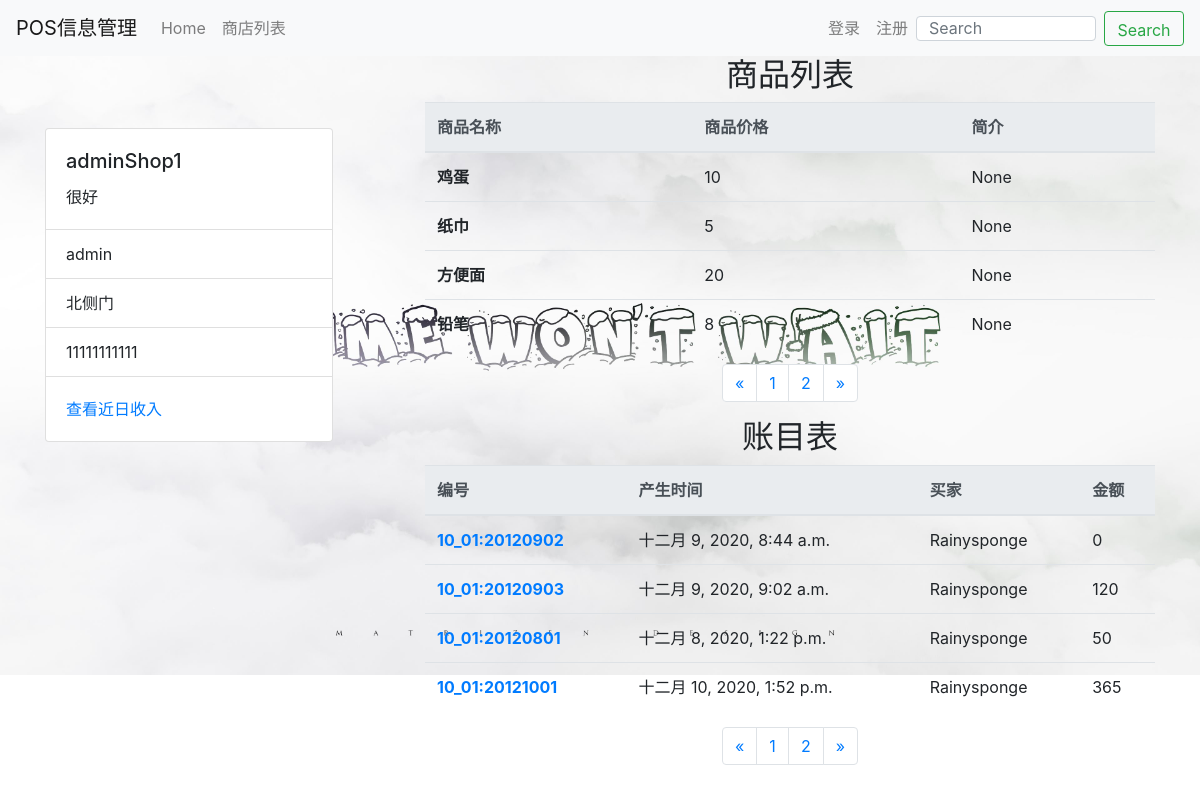
/store/shop_info/1, run on the app's committed database.
### store/models.py (models this page shows, shortened)
class Shop(models.Model):
    shop_id = models.CharField(max_length=12, null=True)  # 商店编号————为一个用户开多个店铺做准备
    shop_name = models.CharField(max_length=32, null=True)
    shop_owner = models.ForeignKey(User, null=True, on_delete=models.CASCADE)
    shop_position = models.CharField(max_length=32, null=True)
    phone_number = models.CharField(max_length=11, null=True)
    contends = models.TextField(null=True)
    create_time = models.DateTimeField(auto_now_add=True)
    last_update = models.DateTimeField(auto_now=True)
    is_active = models.BooleanField(default=True)

class Commodity(models.Model):
    shop = models.ForeignKey(Shop, on_delete=models.DO_NOTHING, null=True)
    commodity_price = models.IntegerField(default=1)
    commodity_name = models.CharField(max_length=10)
    commodity_contends = models.TextField(null=True)

class Pay(models.Model):
    pay_No = models.CharField(max_length=24, null=True)
    shop = models.ForeignKey(Shop, on_delete=models.DO_NOTHING, null=True)
    POS = models.ForeignKey(PosInfo, on_delete=models.DO_NOTHING, null=True)
    buyer_id = models.ForeignKey(User, on_delete=models.DO_NOTHING)
    pay_time = models.DateTimeField(default=timezone.now)
    pay_money = models.IntegerField(default=0)

### store/views.py (the view)
# urls.py: path('shop_info/<int:shop_pk>', views.shop_info, name='shop_info'),
def shop_info(request, shop_pk):
    shop_info_list = Shop.objects.get(pk=shop_pk)
    commodity_list = Commodity.objects.filter(shop=shop_info_list)
    paginator = Paginator(commodity_list, 4)  # 每2页进行分页
    page_num = request.GET.get('page', 1)
    page_of_commodity = paginator.get_page(page_num)
    pay_list = Pay.objects.filter(shop=shop_info_list)
    paginator1 = Paginator(pay_list, 4)  # 每2页进行分页
    page_num1 = request.GET.get('page1', 1)
    page_of_pay = paginator1.get_page(page_num1)
    context = {}
    context['shop_info_list'] = shop_info_list
    context['commodity_list'] = page_of_commodity
    context['pay_list'] = page_of_pay
    return render(request, 'store/shop_info.html', context)

### store/templates/store/shop_info.html (shortened to what this page needs)
{% extends 'base.html' %}
{% block bodyBack %}
<body background="/media/back4.jpeg" style="background-repeat:no-repeat ;background-size:100%,100%; background-attachment: fixed;">
{% endblock %}
{% block content %}
    <div class="container">
        <div class="row">
            <div class="col-md-4">
                <br>
                <br>
                <br>
                <div class="card" style="width: 18rem;">
                  <div class="card-body">
                    <h5 class="card-title">{{ shop_info_list.shop_name }}</h5>
                    <p class="card-text">{{ shop_info_list.contends }}</p>
                  </div>
                  <ul class="list-group list-group-flush">
                    <li class="list-group-item">{{ shop_info_list.shop_owner }}</li>
                    <li class="list-group-item">{{ shop_info_list.shop_position }}</li>
                    <li class="list-group-item">{{ shop_info_list.phone_number }}</li>
                  </ul>
                  <div class="card-body">
                    <a href="{% url 'shop_info_with_charts' shop_info_list.pk %}" class="card-link">查看近日收入</a>
                  </div>
                </div>
            </div>
            <div class="col-md-8">
                <h2 style="text-align: center">商品列表</h2>
                <table class="table">
                    <thead class="thead-light">
                      <tr>
                        <th scope="col">商品名称</th>
                        <th scope="col">商品价格</th>
                        <th scope="col">简介</th>
                      </tr>
                    </thead>
                    <tbody>
                        {% for commodity in commodity_list %}
                                <tr>
                                    <th scope="row">{{ commodity.commodity_name }}</th>
                                    <td>{{ commodity.commodity_price }}</td>
                                    <td>{{ commodity.commodity_contends }}</td>
                                </tr>
                        {% empty %}
                            <p>没有数据哦~</p>
                        {% endfor %}
                    </tbody>
                </table>
            <nav aria-label="Page navigation example">
                    <ul class="pagination justify-content-center ">
                        <li class="page-item">
                            {% if commodity_list.has_previous %}
                                <a class="page-link" href="?page={{ commodity_list.pageprevious_page_number }}" aria-label="Previous">
                                    <span aria-hidden="true">&laquo;</span>
                                </a>
                            {% else %}
                                <a class="page-link" href="#" aria-label="Previous">
                                <span aria-hidden="true">&laquo;</span>
                                </a>
                            {% endif %}
                        </li>
                        {% for page_num in commodity_list.paginator.page_range %}
                         <li class="page-item"><a class="page-link" href="?page={{ page_num }}">{{ page_num }}</a></li>
                        {% endfor %}
                        <li class="page-item">
                            {% if commodity_list.has_next %}
                                <a class="page-link" href="?page={{ commodity_list.next_page_number }}" aria-label="Next">
                                    <span aria-hidden="true">&raquo;</span>
                                </a>
                            {% else %}
                                <a class="page-link" href="#" aria-label="Next">
                                    <span aria-hidden="true">&raquo;</span></a>
                            {% endif %}
                        </li>
                    </ul>
            </nav>
                <h2 style="text-align: center">账目表</h2>
                <table class="table">
                    <thead class="thead-light">
                      <tr>
                        <th scope="col">编号</th>
                        <th scope="col">产生时间</th>
                        <th scope="col">买家</th>
                        <th scope="col">金额</th>
                      </tr>
                    </thead>
                    <tbody>
                        {% for pay_item in pay_list %}
                                <tr>
                                    <th scope="row">
                                        <a href="{% url 'orders_in_pay' pay_item.pk %}">{{ pay_item.pay_No }}</a>
                                    </th>
                                    <td>{{ pay_item.pay_time }}</td>
                                    <td>{{ pay_item.buyer_id.username }}</td>
                                    <td>{{ pay_item.pay_money }}</td>
                                </tr>
                        {% empty %}
                            <p>没有数据哦~</p>
                        {% endfor %}
                    </tbody>
                </table>
            <nav aria-label="Page navigation ">
                    <ul class="pagination justify-content-center ">
                        <li class="page-item">
                            {% if pay_list.has_previous %}
                                <a class="page-link" href="?page1={{ pay_list.pageprevious_page_number }}" aria-label="Previous">
                                    <span aria-hidden="true">&laquo;</span>
                                </a>
                            {% else %}
                                <a class="page-link" href="#" aria-label="Previous">
                                <span aria-hidden="true">&laquo;</span>
                                </a>
                            {% endif %}
                        </li>
                        {% for page_num in pay_list.paginator.page_range %}
                         <li class="page-item"><a class="page-link" href="?page1={{ page_num }}">{{ page_num }}</a></li>
                        {% endfor %}
                        <li class="page-item">
                            {% if pay_list.has_next %}
                                <a class="page-link" href="?page={{ pay_list.next_page_number }}" aria-label="Next">
                                    <span aria-hidden="true">&raquo;</span>
                                </a>
                            {% else %}
                                <a class="page-link" href="#" aria-label="Next">
                                    <span aria-hidden="true">&raquo;</span></a>
                            {% endif %}
                        </li>
                    </ul>
            </nav>
            </div>
        </div>
    </div>
{% endblock %}

### data on the page
Shop: shop_name "adminShop1", contends "很好", shop_owner "admin", shop_position "北侧门", phone_number "11111111111"
Commodity: commodity_name "鸡蛋", commodity_price "10", commodity_contends "None"
Commodity: commodity_name "纸巾", commodity_price "5", commodity_contends "None"
Commodity: commodity_name "方便面", commodity_price "20", commodity_contends "None"
Commodity: commodity_name "铅笔", commodity_price "8", commodity_contends "None"
Pay: pay_No "10_01:20120902", pay_time "十二月 9, 2020, 8:44 a.m.", buyer_id.username "Rainysponge", pay_money "0"
Pay: pay_No "10_01:20120903", pay_time "十二月 9, 2020, 9:02 a.m.", buyer_id.username "Rainysponge", pay_money "120"
Pay: pay_No "10_01:20120801", pay_time "十二月 8, 2020, 1:22 p.m.", buyer_id.username "Rainysponge", pay_money "50"
Pay: pay_No "10_01:20121001", pay_time "十二月 10, 2020, 1:52 p.m.", buyer_id.username "Rainysponge", pay_money "365"

### other printed values
{{ page_num }} "1" "2"
